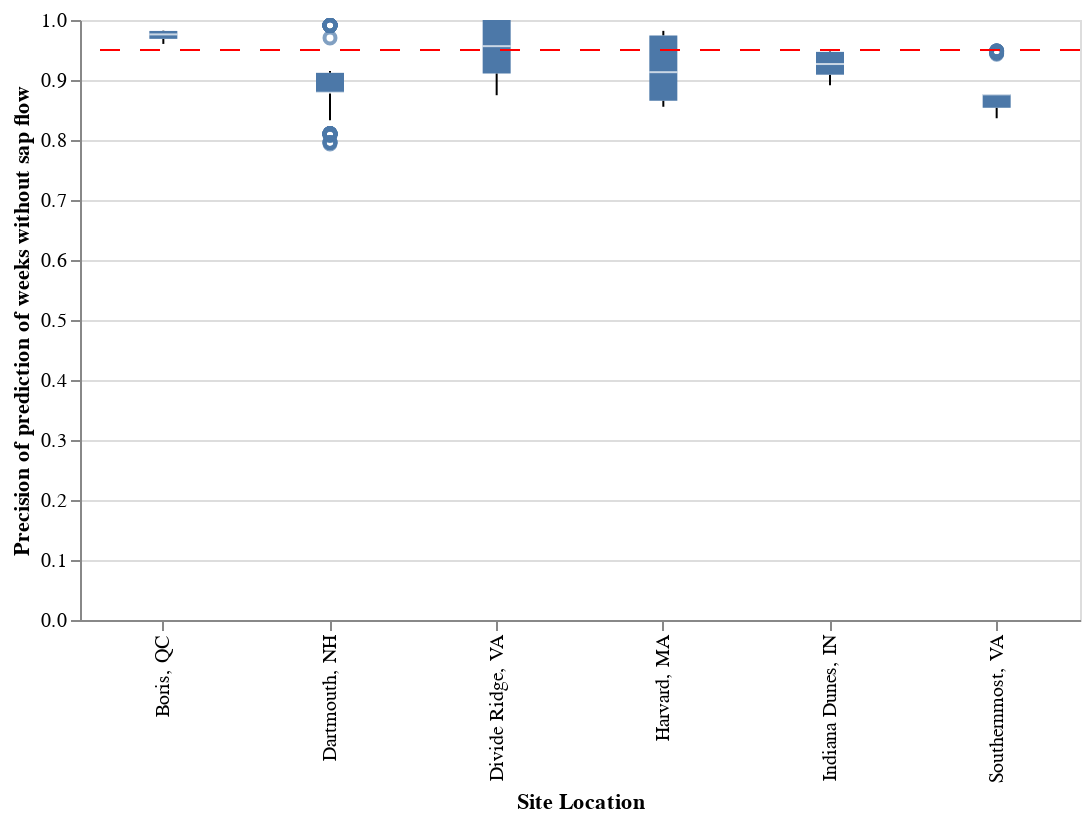

This figure's notebook cell:
### Code cell
prec_0_plt.properties(width=width)

### Figure 1 — Vega-Lite specification as saved in the notebook (floating-point values rounded to 4 significant figures; data arrays with more than 128 entries replaced by an {"elided": "..."} marker saying what was removed)
{"config": {"view": {"continuousWidth": 400, "continuousHeight": 300}}, "layer": [{"data": {"name": "data-98d5b609eb6a974f5099a0750d6eb6c8"}, "mark": "boxplot", "encoding": {"x": {"type": "nominal", "field": "loc", "title": "Site Location"}, "y": {"type": "quantitative", "field": "precision_0", "title": "Precision of prediction of weeks without sap flow"}}}, {"data": {"name": "data-165ab059466529006980437479b6dc1c"}, "mark": {"type": "rule", "color": "red", "strokeDash": [10, 10]}, "encoding": {"y": {"type": "quantitative", "field": "prec_0"}}}], "width": 500, "$schema": "https://vega.github.io/schema/vega-lite/v4.8.1.json", "datasets": {"data-98d5b609eb6a974f5099a0750d6eb6c8": {"elided": "552 records"}, "data-165ab059466529006980437479b6dc1c": [{"prec_1": 0.83, "prec_0": 0.95}]}}
